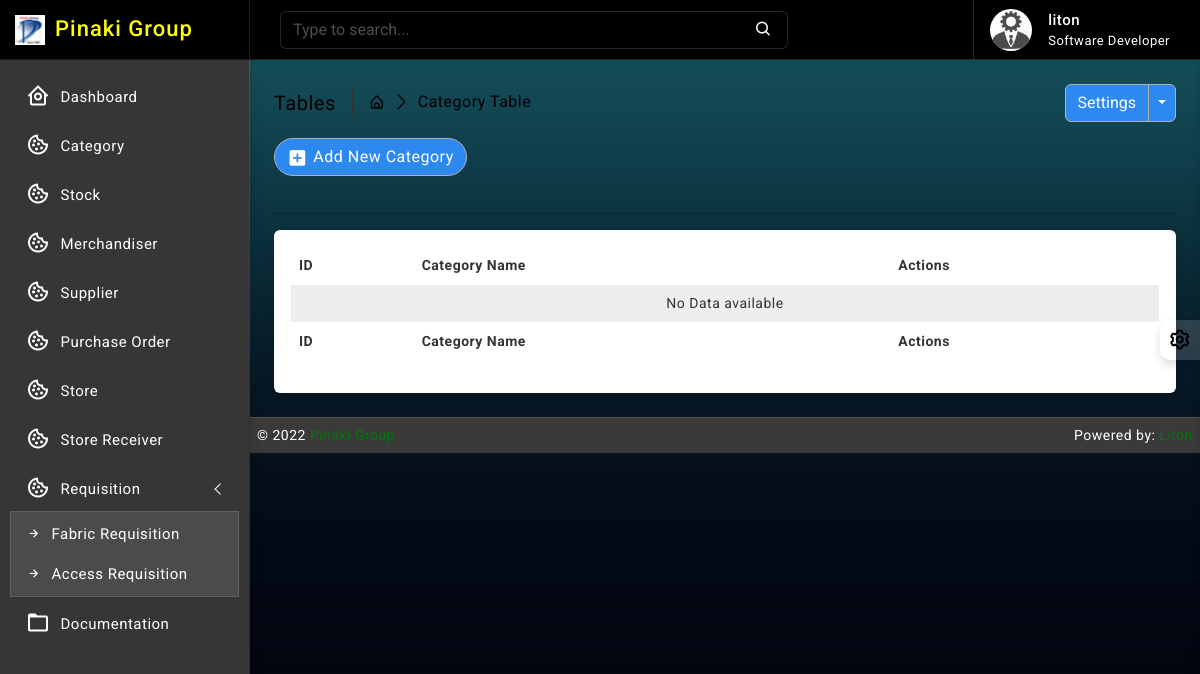
The app's page /category/ (signed in), older data.
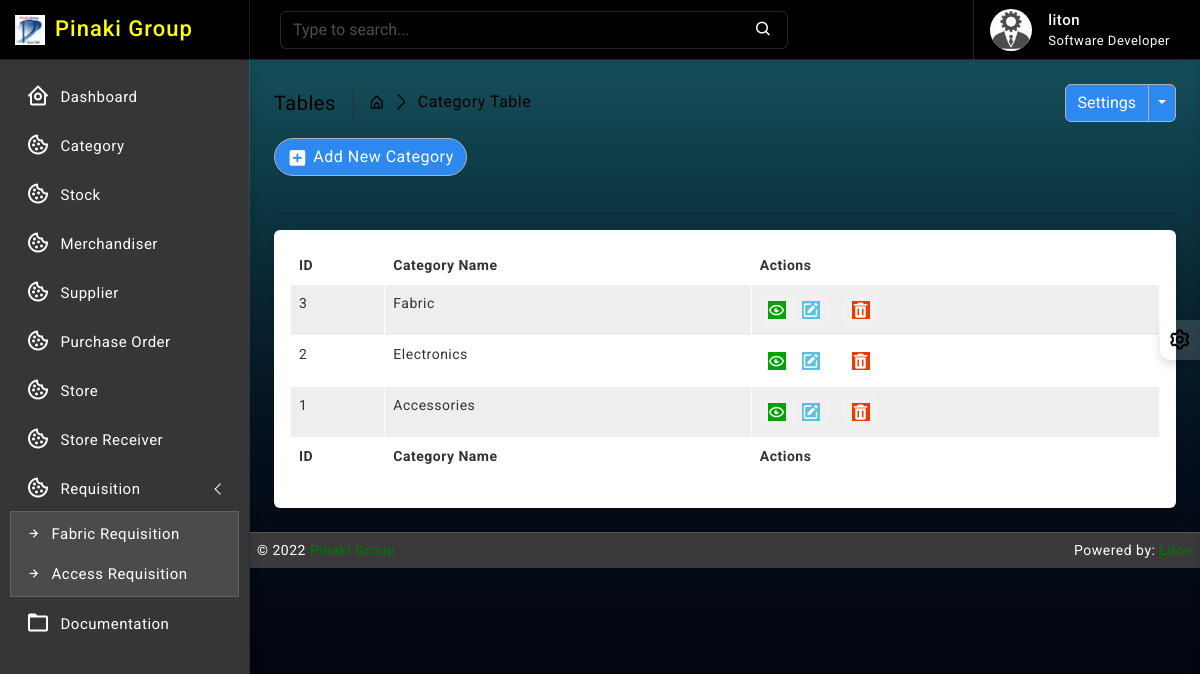
The same page, newer data.
### category/models.py (models this page shows, shortened)
class Category(models.Model):
    name = models.CharField(max_length=64, null=True, unique=True, blank=True)
    created_at = models.DateTimeField(auto_now_add=True, auto_now=False)
    updated_at = models.DateTimeField(auto_now_add=False, auto_now=True)

### accounts/decorators.py (the view)
        def wrapper_func(request, *args, **kwargs):
            group = None
            if request.user.groups.exists():
                group = request.user.groups.all()[0].name
            if group in allowed_roles:
                return view_func(request, *args, **kwargs)
            else:
                return render(request, 'accounts/index.html')

### category/views.py (called while the page is built)
@login_required
@allowed_users(allowed_roles=['admin', 'merchandiser', 'store'])
def category_read(request):
    category_data = Category.objects.all().order_by('-id')
    context = {
        'category_data': category_data
    }
    return render(request, 'category/read.html', context)

### templates/category/read.html (shortened to what this page needs)
{% extends 'base/base.html' %}
{% block body %}
{% load static %}
		<div class="page-wrapper">
			<div class="page-content">
				<div class="page-breadcrumb d-none d-sm-flex align-items-center mb-3">
					<div class="breadcrumb-title pe-3">Tables</div>
					<div class="ps-3">
						<nav aria-label="breadcrumb">
							<ol class="breadcrumb mb-0 p-0">
								<li class="breadcrumb-item"><a href="#"><i class="bx bx-home-alt"></i></a>
								</li>
								<li class="breadcrumb-item active" aria-current="page">Category Table</li>
							</ol>
						</nav>
					</div>
					<div class="ms-auto">
						<div class="btn-group">
							<button type="button" class="btn btn-light">Settings</button>
							<button type="button" class="btn btn-light dropdown-toggle dropdown-toggle-split" data-bs-toggle="dropdown">	<span class="visually-hidden">Toggle Dropdown</span>
							</button>
						</div>
					</div>
				</div>
                <div class="ms-auto"><a href="/category/create/" class="btn btn-light radius-30 mt-2 mt-lg-0"><i class="bx bxs-plus-square"></i>Add New Category</a></div><br>
				<hr/>
				<div class="card">
					<div class="card-body">
						<div class="table-responsive">
							<table id="example2" class="table table-striped table-bordered">
								<thead>
									<tr>
										<th>ID</th>
										<th>Category Name</th>
										<th>Actions</th>
									</tr>
								</thead>
								<tbody>
									{% for data in category_data %}
									<tr>
									   <td>{{ data.id }}</td>
									   <td>{{ data.name }}</td>
									   <td class="center">
										<div class="d-flex order-actions">
											<a class="" href="#">
												<i class="fadeIn animated bx bx-show-alt"></i>
											</a>
											<a class="" href="{% url 'category_update' data.id %}">
												<i class='bx bxs-edit'></i>
											</a>
											<a class="ms-3" href="{% url 'category_delete' data.id %}" onclick="return confirm('Are you sure?');">
												<i class='bx bxs-trash'></i>
											</a>
										</div>
									   </td>
									</tr>
								 {% endfor %}
								 {% if not category_data %}
								 <tr>
									 <td colspan="10" class="text-center">No Data available</td>
								 </tr>
								 {% endif %}
								</tbody>
								<tfoot>
									<tr>
										<th>ID</th>
										<th>Category Name</th>
										<th>Actions</th>
									</tr>
								</tfoot>
							</table>
						</div>
					</div>
				</div>
			</div>
		</div>
{% endblock body %}

Row changes from the older to the newer data that the page shows:
added Category: id "3", name "Fabric"
added Category: id "2", name "Electronics"
added Category: id "1", name "Accessories"
Text that changed along with them:
text no longer shown: "No Data available"
